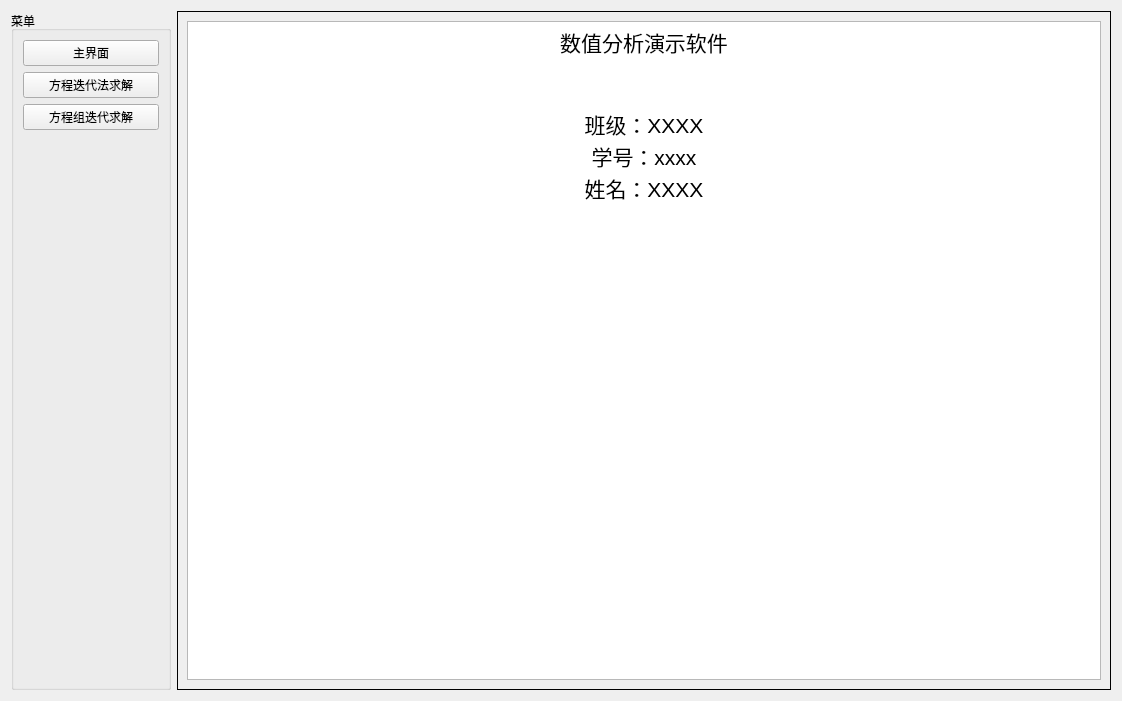
<?xml version="1.0" encoding="UTF-8"?>
<ui version="4.0">
 <class>MainWin</class>
 <widget class="QWidget" name="MainWin">
  <property name="geometry">
   <rect>
    <x>0</x>
    <y>0</y>
    <width>1122</width>
    <height>701</height>
   </rect>
  </property>
  <property name="windowTitle">
   <string>数值分析演示软件</string>
  </property>
  <layout class="QHBoxLayout" name="horizontalLayout">
   <item>
    <widget class="QGroupBox" name="groupBox">
     <property name="minimumSize">
      <size>
       <width>160</width>
       <height>0</height>
      </size>
     </property>
     <property name="title">
      <string>菜单</string>
     </property>
     <layout class="QVBoxLayout" name="verticalLayout">
      <item>
       <widget class="QPushButton" name="btn_menu1">
        <property name="text">
         <string>主界面</string>
        </property>
       </widget>
      </item>
      <item>
       <widget class="QPushButton" name="btn_menu2">
        <property name="text">
         <string>方程迭代法求解</string>
        </property>
       </widget>
      </item>
      <item>
       <widget class="QPushButton" name="btn_menu3">
        <property name="text">
         <string>方程组迭代求解</string>
        </property>
       </widget>
      </item>
      <item>
       <spacer name="verticalSpacer">
        <property name="orientation">
         <enum>Qt::Vertical</enum>
        </property>
        <property name="sizeHint" stdset="0">
         <size>
          <width>20</width>
          <height>40</height>
         </size>
        </property>
       </spacer>
      </item>
     </layout>
    </widget>
   </item>
   <item>
    <widget class="QStackedWidget" name="swdg">
     <property name="frameShape">
      <enum>QFrame::Panel</enum>
     </property>
     <property name="frameShadow">
      <enum>QFrame::Plain</enum>
     </property>
     <widget class="QWidget" name="page_main">
      <layout class="QVBoxLayout" name="verticalLayout_2">
       <item>
        <widget class="QTextBrowser" name="textb_info">
         <property name="html">
          <string>&lt;!DOCTYPE HTML PUBLIC &quot;-//W3C//DTD HTML 4.0//EN&quot; &quot;http://www.w3.org/TR/REC-html40/strict.dtd&quot;&gt;
&lt;html&gt;&lt;head&gt;&lt;meta name=&quot;qrichtext&quot; content=&quot;1&quot; /&gt;&lt;style type=&quot;text/css&quot;&gt;
p, li { white-space: pre-wrap; }
&lt;/style&gt;&lt;/head&gt;&lt;body style=&quot; font-family:'SimSun'; font-size:9pt; font-weight:400; font-style:normal;&quot;&gt;
&lt;p align=&quot;center&quot; style=&quot; margin-top:0px; margin-bottom:0px; margin-left:0px; margin-right:0px; -qt-block-indent:0; text-indent:0px;&quot;&gt;&lt;span style=&quot; font-size:16pt;&quot;&gt;数值分析演示软件&lt;/span&gt;&lt;/p&gt;
&lt;p align=&quot;center&quot; style=&quot;-qt-paragraph-type:empty; margin-top:0px; margin-bottom:0px; margin-left:0px; margin-right:0px; -qt-block-indent:0; text-indent:0px; font-size:16pt;&quot;&gt;&lt;br /&gt;&lt;/p&gt;
&lt;p align=&quot;center&quot; style=&quot;-qt-paragraph-type:empty; margin-top:0px; margin-bottom:0px; margin-left:0px; margin-right:0px; -qt-block-indent:0; text-indent:0px; font-size:16pt;&quot;&gt;&lt;br /&gt;&lt;/p&gt;
&lt;p align=&quot;center&quot; style=&quot; margin-top:0px; margin-bottom:0px; margin-left:0px; margin-right:0px; -qt-block-indent:0; text-indent:0px;&quot;&gt;&lt;span style=&quot; font-size:16pt;&quot;&gt;班级：XXXX&lt;/span&gt;&lt;/p&gt;
&lt;p align=&quot;center&quot; style=&quot; margin-top:0px; margin-bottom:0px; margin-left:0px; margin-right:0px; -qt-block-indent:0; text-indent:0px;&quot;&gt;&lt;span style=&quot; font-size:16pt;&quot;&gt;学号：xxxx&lt;/span&gt;&lt;/p&gt;
&lt;p align=&quot;center&quot; style=&quot; margin-top:0px; margin-bottom:0px; margin-left:0px; margin-right:0px; -qt-block-indent:0; text-indent:0px;&quot;&gt;&lt;span style=&quot; font-size:16pt;&quot;&gt;姓名：XXXX&lt;/span&gt;&lt;/p&gt;
&lt;p align=&quot;center&quot; style=&quot;-qt-paragraph-type:empty; margin-top:0px; margin-bottom:0px; margin-left:0px; margin-right:0px; -qt-block-indent:0; text-indent:0px; font-size:16pt;&quot;&gt;&lt;br /&gt;&lt;/p&gt;
&lt;p align=&quot;center&quot; style=&quot;-qt-paragraph-type:empty; margin-top:0px; margin-bottom:0px; margin-left:0px; margin-right:0px; -qt-block-indent:0; text-indent:0px; font-size:16pt;&quot;&gt;&lt;br /&gt;&lt;/p&gt;&lt;/body&gt;&lt;/html&gt;</string>
         </property>
        </widget>
       </item>
      </layout>
     </widget>
     <widget class="QWidget" name="page_func">
      <layout class="QVBoxLayout" name="verticalLayout_7">
       <property name="spacing">
        <number>0</number>
       </property>
       <property name="leftMargin">
        <number>0</number>
       </property>
       <property name="topMargin">
        <number>0</number>
       </property>
       <property name="rightMargin">
        <number>0</number>
       </property>
       <property name="bottomMargin">
        <number>0</number>
       </property>
       <item>
        <widget class="FrameFunc" name="frame">
         <property name="frameShape">
          <enum>QFrame::StyledPanel</enum>
         </property>
         <property name="frameShadow">
          <enum>QFrame::Raised</enum>
         </property>
        </widget>
       </item>
      </layout>
     </widget>
    </widget>
   </item>
  </layout>
 </widget>
 <customwidgets>
  <customwidget>
   <class>FrameFunc</class>
   <extends>QFrame</extends>
   <header>FrameFunc/FrameFunc.h</header>
   <container>1</container>
  </customwidget>
 </customwidgets>
 <resources/>
 <connections/>
</ui>
